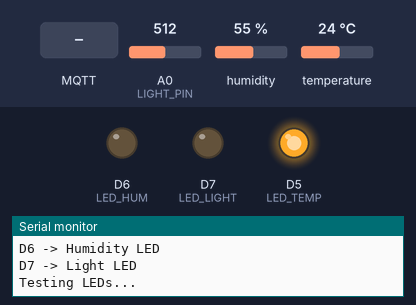
Simulated run of this sketch. Board: ESP8266 (NodeMCU). On the bench: output pins drawn as LEDs (lit = HIGH), the last lines printed to the serial monitor. The test bench sets the inputs (shaded band); at power-on: A0 (LIGHT_PIN) = 512, humidity 55 %, temperature 24 °C. WiFi joins after 1.5 s; servers stay silent unless stated; no MQTT or app messages arrive unless stated.

Above: at 1.1 s.
At 1.6 s:
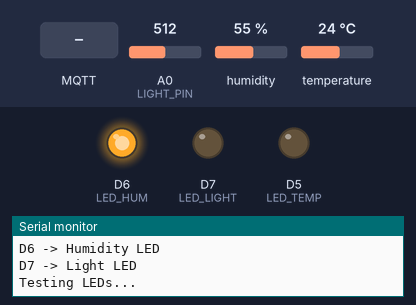
At 5.2 s:
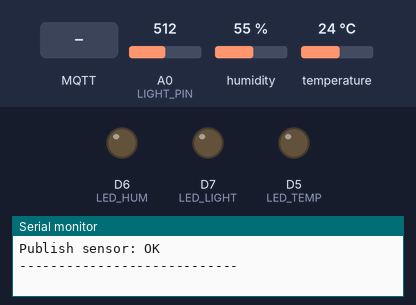
5.3 s: MQTT message "ON" arrives on the first subscribed topic
Timing chart, 0 to 8.3 s (numbered marks = the images above; inputs shaded):
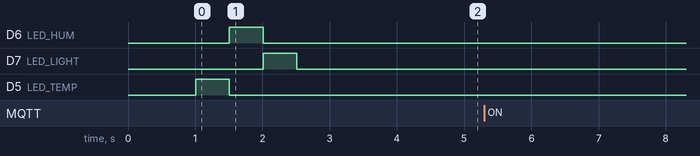

The sketch:

esp8266_iot.ino
```cpp
#include <ESP8266WiFi.h>
#include <PubSubClient.h>
#include <Wire.h>
#include <Adafruit_AHTX0.h>

// =====================================================
// 1. KHAI BAO CHAN
// =====================================================

// AHT20
#define SDA_PIN D2
#define SCL_PIN D1

// TEMT6000
#define LIGHT_PIN A0
// TEMT6000 lux estimate: these depend on your board's A0 divider and the
// sensor module's resistor. Configure/calibrate for your actual hardware.
// Example assumes external A0 0..3.3V (NodeMCU-style), 10k load resistance.
const float LIGHT_ADC_REF_V = 3.3f;
const float LIGHT_LOAD_OHMS = 10000.0f;
const float LIGHT_UA_PER_LUX = 0.5f;  // TEMT6000 typical 50uA at 100 lux.
  // [HOC-CODE] adcToLux(): lấy ADC của TEMT6000 -> đổi điện áp -> dòng quang -> lux ƯỚC TÍNH, phải hiệu chuẩn.
float adcToLux(int adcValue) {
  float v = adcValue * LIGHT_ADC_REF_V / 1023.0f;
  float microamps = (v / LIGHT_LOAD_OHMS) * 1000000.0f;
  return microamps / LIGHT_UA_PER_LUX;
}

// 3 LED
#define LED_TEMP  D5      // LED nhiet do
#define LED_HUM   D6      // LED do am
#define LED_LIGHT D7      // LED anh sang


// =====================================================
// 2. WIFI
// =====================================================

const char* ssid = "SONBODOI 1381";
const char* password = "#0u4886G";


// =====================================================
// 3. MQTT BROKER
// =====================================================

const char* mqtt_server = "192.168.137.1";
const int mqtt_port = 1883;

const char* mqtt_user = "iotuser";
const char* mqtt_password = "123456";


// =====================================================
// 4. MQTT TOPICS
// Moi LED co topic control/status rieng. Wildcard + cho phep
// subscribe 3 topic iot/devices/1-3/control.
// =====================================================
const char* sensor_topic  = "iot/sensors/data";
const char* control_topic = "iot/devices/+/control";

// =====================================================
// 5. OBJECT
// =====================================================

WiFiClient espClient;
PubSubClient client(espClient);

Adafruit_AHTX0 aht;

bool ahtOK = false;


// =====================================================
// 6. DIEU KHIEN DOC LAP 3 LED D5, D6, D7
// 1 -> D5 (nhiet do), 2 -> D6 (do am), 3 -> D7 (anh sang)
// =====================================================
const int ledPins[3] = { LED_TEMP, LED_HUM, LED_LIGHT };

  // [HOC-CODE] publishLEDStatus(): gửi MQTT status ON/OFF của LED về server theo topic riêng.
void publishLEDStatus(int deviceId, bool on) {
  if (!client.connected()) return;
  char topic[40];
  snprintf(topic, sizeof(topic), "iot/devices/%d/status", deviceId);
  client.publish(topic, on ? "{\"status\":\"ON\"}" : "{\"status\":\"OFF\"}");
}

  // [HOC-CODE] setLED(): kiểm tra ID 1..3 -> digitalWrite() đặt GPIO D5/D6/D7 -> publishLEDStatus().
void setLED(int deviceId, bool on) {
  if (deviceId < 1 || deviceId > 3) return;
  digitalWrite(ledPins[deviceId - 1], on ? HIGH : LOW);
  Serial.printf("LED %d: %s\n", deviceId, on ? "ON" : "OFF");
  publishLEDStatus(deviceId, on);
}

// =====================================================
// 8. KET NOI WIFI
// =====================================================

  // [HOC-CODE] setup_wifi(): kết nối Wi-Fi đã cấu hình, thử tối đa 40 lần mỗi 500ms rồi báo IP/lỗi qua Serial.
void setup_wifi() {

  Serial.println();
  Serial.println("============================");
  Serial.println("WIFI");
  Serial.println("============================");

  Serial.print("Connecting to: ");
  Serial.println(ssid);

  WiFi.mode(WIFI_STA);

  WiFi.begin(
    ssid,
    password
  );

  int count = 0;

  while (
    WiFi.status() != WL_CONNECTED &&
    count < 40
  ) {

    delay(500);

    Serial.print(".");

    count++;
  }

  Serial.println();

  if (WiFi.status() == WL_CONNECTED) {

    Serial.println("WIFI CONNECTED");

    Serial.print("ESP IP: ");
    Serial.println(
      WiFi.localIP()
    );

    Serial.print("Gateway: ");
    Serial.println(
      WiFi.gatewayIP()
    );

  } else {

    Serial.println("WIFI FAILED");

    Serial.print("WiFi status: ");
    Serial.println(
      WiFi.status()
    );
  }
}


// =====================================================
// 9. CALLBACK: nhan MQTT /iot/devices/{1,2,3}/control
// =====================================================
  // [HOC-CODE] callback(): nhận MQTT -> tách LED ID từ topic -> nếu ON/OFF gọi setLED(), lệnh khác bỏ qua.
void callback(char* topic, byte* payload, unsigned int length) {
  String message = "";
  for (unsigned int i = 0; i < length; i++) message += (char)payload[i];
  message.trim();
  message.toUpperCase();

  int deviceId = 0;
  if (sscanf(topic, "iot/devices/%d/control", &deviceId) != 1 ||
      deviceId < 1 || deviceId > 3) {
    Serial.println("UNKNOWN TOPIC");
    return;
  }

  Serial.printf("MQTT %s -> %s\n", topic, message.c_str());
  if (message == "ON") setLED(deviceId, true);
  else if (message == "OFF") setLED(deviceId, false);
  else Serial.println("UNKNOWN COMMAND");
}

// =====================================================
// 10. KET NOI MQTT
// =====================================================

  // [HOC-CODE] reconnectMQTT(): chỉ nối MQTT sau khi có Wi-Fi; subscribe iot/devices/+/control để nhận 3 LED.
void reconnectMQTT() {

  if (
    WiFi.status() != WL_CONNECTED
  ) {

    return;
  }

  if (client.connected()) {

    return;
  }

  Serial.println();
  Serial.println("============================");
  Serial.println("MQTT");
  Serial.println("============================");

  Serial.print("Broker: ");
  Serial.print(mqtt_server);
  Serial.print(":");
  Serial.println(mqtt_port);

  Serial.print(
    "Connecting MQTT... "
  );

  String clientId =
    "ESP8266-";

  clientId +=
    String(
      ESP.getChipId(),
      HEX
    );


  // ===================================================
  // KET NOI BROKER
  // ===================================================

  if (
    client.connect(
      clientId.c_str(),
      mqtt_user,
      mqtt_password
    )
  ) {

    Serial.println("CONNECTED");


    // =================================================
    // SUBSCRIBE TOPIC DIEU KHIEN
    //
    // DAY LA LENH DANG KY NHAN DU LIEU
    // =================================================

    bool subscribeOK =
      client.subscribe(
        control_topic
      );

    Serial.print("Subscribe ");
    Serial.print(control_topic);
    Serial.print(" -> ");

    if (subscribeOK) {

      Serial.println("OK");

    } else {

      Serial.println("FAILED");
    }


    // =================================================
    // GUI TRANG THAI ONLINE
    // =================================================

    // Dong bo trang thai hien tai cua tung LED cho Dashboard.
    for (int id = 1; id <= 3; id++) {
      publishLEDStatus(id, digitalRead(ledPins[id - 1]) == HIGH);
    }

  } else {

    Serial.print(
      "FAILED rc="
    );

    Serial.println(
      client.state()
    );
  }
}


// =====================================================
// 11. SETUP
// =====================================================

  // [HOC-CODE] setup(): chỉ chạy khi ESP8266 khởi động; cấu hình GPIO, cảm biến AHT20, Wi-Fi và MQTT.
void setup() {

  Serial.begin(115200);

  delay(1000);

  Serial.println();
  Serial.println("============================");
  Serial.println("ESP8266 IOT SYSTEM");
  Serial.println("============================");


  // ===================================================
  // KHAI BAO 3 LED
  // ===================================================

  pinMode(
    LED_TEMP,
    OUTPUT
  );

  pinMode(
    LED_HUM,
    OUTPUT
  );

  pinMode(
    LED_LIGHT,
    OUTPUT
  );


  // Tat LED luc khoi dong
  digitalWrite(
    LED_TEMP,
    LOW
  );

  digitalWrite(
    LED_HUM,
    LOW
  );

  digitalWrite(
    LED_LIGHT,
    LOW
  );


  Serial.println(
    "D5 -> Temperature LED"
  );

  Serial.println(
    "D6 -> Humidity LED"
  );

  Serial.println(
    "D7 -> Light LED"
  );


  // ===================================================
  // TEST 3 LED KHI BAT ESP
  // ===================================================

  Serial.println();
  Serial.println("Testing LEDs...");


  // Test D5
  digitalWrite(
    LED_TEMP,
    HIGH
  );

  delay(500);

  digitalWrite(
    LED_TEMP,
    LOW
  );


  // Test D6
  digitalWrite(
    LED_HUM,
    HIGH
  );

  delay(500);

  digitalWrite(
    LED_HUM,
    LOW
  );


  // Test D7
  digitalWrite(
    LED_LIGHT,
    HIGH
  );

  delay(500);

  digitalWrite(
    LED_LIGHT,
    LOW
  );


  Serial.println(
    "LED TEST FINISHED"
  );


  // ===================================================
  // I2C
  // ===================================================

  Wire.begin(
    SDA_PIN,
    SCL_PIN
  );


  // ===================================================
  // AHT20
  // ===================================================

  Serial.print("AHT20: ");

  if (aht.begin()) {

    ahtOK = true;

    Serial.println("OK");

  } else {

    ahtOK = false;

    Serial.println(
      "NOT FOUND"
    );
  }


  // ===================================================
  // TEMT6000
  // ===================================================

  pinMode(
    LIGHT_PIN,
    INPUT
  );

  Serial.println(
    "TEMT6000 -> A0"
  );


  // ===================================================
  // WIFI
  // ===================================================

  setup_wifi();


  // ===================================================
  // MQTT BROKER
  // ===================================================

  client.setServer(
    mqtt_server,
    mqtt_port
  );


  // ===================================================
  // DANG KY HAM NHAN PAYLOAD
  // ===================================================

  client.setCallback(
    callback
  );


  Serial.println();
  Serial.println(
    "SETUP FINISHED"
  );
}


// =====================================================
// 12. LOOP
// =====================================================

  // [HOC-CODE] loop(): chạy liên tục; đảm bảo Wi-Fi/MQTT, client.loop() nhận lệnh và gửi cảm biến mỗi 3 giây.
void loop() {


  // ===================================================
  // WIFI
  // ===================================================

  if (
    WiFi.status() != WL_CONNECTED
  ) {

    Serial.println(
      "WiFi disconnected..."
    );

    setup_wifi();

    delay(1000);

    return;
  }


  // ===================================================
  // MQTT
  // ===================================================

  if (!client.connected()) {

    reconnectMQTT();

    if (!client.connected()) {

      delay(3000);

      return;
    }
  }


  // ===================================================
  // NHAN PAYLOAD MQTT
  // ===================================================

    // [HOC-CODE] PubSubClient xử lý các tin MQTT đến; lệnh điều khiển sẽ gọi callback().
  client.loop();


  // ===================================================
  // GUI SENSOR MOI 3 GIAY
  // ===================================================

  static unsigned long lastSend = 0;

  if (
      // [HOC-CODE] Cứ ít nhất 3000ms mới đọc/gửi một mẫu; không delay liên tục toàn bộ vòng lặp.
    millis() - lastSend >= 3000
  ) {

    lastSend = millis();


    float temperature = 0;
    float humidity = 0;

    int lightRaw = 0;
    float lightLux = 0;


    // =================================================
    // 13. DOC AHT20
    // =================================================

    if (ahtOK) {

      sensors_event_t humidityEvent;
      sensors_event_t temperatureEvent;

        // [HOC-CODE] AHT20 trả sự kiện đo nhiệt độ và độ ẩm.
      aht.getEvent(
        &humidityEvent,
        &temperatureEvent
      );

      temperature =
        temperatureEvent.temperature;

      humidity =
        humidityEvent.relative_humidity;
    }


    // =================================================
    // 14. DOC TEMT6000
    // =================================================

    lightRaw =
        // [HOC-CODE] Đọc ADC từ chân A0 của TEMT6000, tiếp theo adcToLux() tính lux ước tính.
      analogRead(
        LIGHT_PIN
      );
      // [HOC-CODE] Lấy giá trị ánh sáng đơn vị lux từ ADC vừa đo.
    lightLux = adcToLux(lightRaw);


    // =================================================
    // 15. TAO JSON PAYLOAD
    // =================================================

      // [HOC-CODE] Ghép JSON với temperature/humidity/light/lightUnit để Backend parse JSON.
    String payload = "{";

    payload +=
      "\"temperature\":";

    payload +=
      String(
        temperature,
        1
      );

    payload +=
      ",\"humidity\":";

    payload +=
      String(
        humidity,
        1
      );

    payload +=
      ",\"light\":";

    payload +=
      String(
        lightLux, 1
      );
    payload += ",\"lightUnit\":\"lux\"";

    payload += "}";


    // =================================================
    // SERIAL
    // =================================================

    Serial.println();

    Serial.print(
      "Temperature: "
    );

    Serial.print(
      temperature,
      2
    );

    Serial.println(" C");


    Serial.print(
      "Humidity: "
    );

    Serial.print(
      humidity,
      2
    );

    Serial.println(" %");


    Serial.print(
      "TEMT6000 Light: "
    );

    Serial.print(lightLux, 1);
    Serial.print(" lux (ADC: ");
    Serial.print(lightRaw);
    Serial.println(")");


    Serial.print(
      "Publish -> "
    );

    Serial.println(
      payload
    );


    // =================================================
    // 16. PUBLISH SENSOR DATA
    // =================================================

      // [HOC-CODE] Gửi JSON qua MQTT topic iot/sensors/data; publishOK chỉ báo broker chấp nhận gửi.
    bool publishOK =
      client.publish(
        sensor_topic,
        payload.c_str()
      );


    if (publishOK) {

      Serial.println(
        "Publish sensor: OK"
      );

    } else {

      Serial.println(
        "Publish sensor: FAILED"
      );
    }


    Serial.println(
      "----------------------------"
    );
  }
}
```
